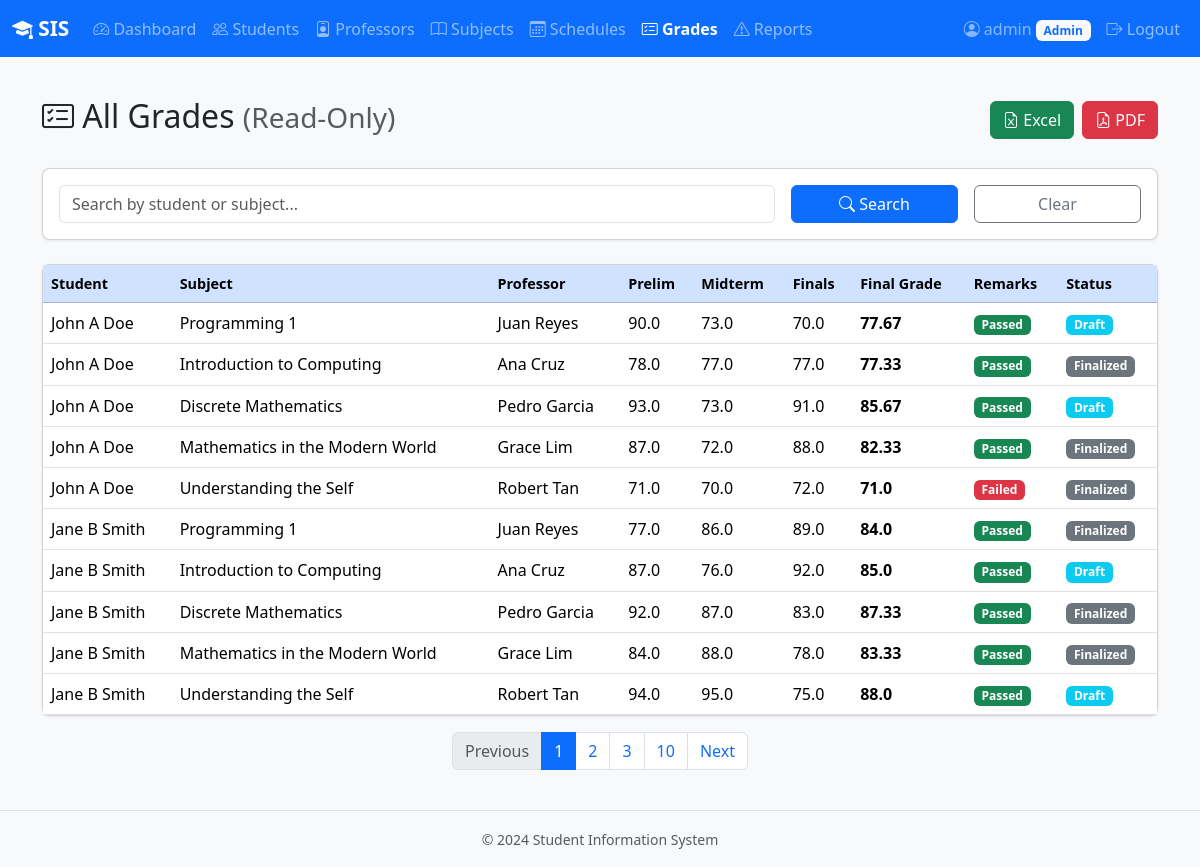
Screenshot of /admin/grades (signed in) with the database file from the repository.
### backend/models.py (models this page shows, shortened)
class User(UserMixin, db.Model):
    __tablename__ = "users"
    id = db.Column(db.Integer, primary_key=True)
    username = db.Column(db.String(80), unique=True, nullable=False)
    password_hash = db.Column(db.String(256), nullable=False)
    email = db.Column(db.String(120), unique=True, nullable=False)
    role = db.Column(db.String(20), nullable=False)  # admin, professor, student
    created_at = db.Column(db.DateTime, default=datetime.utcnow)
    student = db.relationship("Student", backref="user", uselist=False, cascade="all, delete-orphan")
    professor = db.relationship("Professor", backref="user", uselist=False, cascade="all, delete-orphan")
    admin = db.relationship("Admin", backref="user", uselist=False, cascade="all, delete-orphan")

class Grade(db.Model):
    __tablename__ = "grades"
    id = db.Column(db.Integer, primary_key=True)
    student_id = db.Column(db.Integer, db.ForeignKey("students.id"), nullable=False)
    subject_id = db.Column(db.Integer, db.ForeignKey("subjects.id"), nullable=False)
    professor_id = db.Column(db.Integer, db.ForeignKey("professors.id"), nullable=False)
    prelim = db.Column(db.Float, nullable=True)
    midterm = db.Column(db.Float, nullable=True)
    finals = db.Column(db.Float, nullable=True)
    final_grade = db.Column(db.Float, nullable=True)
    remarks = db.Column(db.String(20), nullable=True)  # Passed, Failed, etc.
    finalized = db.Column(db.Boolean, default=False)
    __table_args__ = (
        db.UniqueConstraint("student_id", "subject_id", name="unique_student_subject"),
    )

class Student(db.Model):
    __tablename__ = "students"
    id = db.Column(db.Integer, primary_key=True)
    user_id = db.Column(db.Integer, db.ForeignKey("users.id"), unique=True, nullable=False)
    student_number = db.Column(db.String(20), unique=True, nullable=True)
    first_name = db.Column(db.String(80), nullable=False)
    middle_name = db.Column(db.String(80), nullable=True)
    last_name = db.Column(db.String(80), nullable=False)
    gender = db.Column(db.String(10), nullable=False)
    course = db.Column(db.String(100), nullable=False)
    year_level = db.Column(db.String(20), nullable=False)  # 1st Year, 2nd Year, etc.
    section = db.Column(db.String(10), nullable=False)       # 1A, 1B, etc.
    status = db.Column(db.String(20), default="active")    # active, suspended, removed
    status_reason = db.Column(db.Text, nullable=True)
    grades = db.relationship("Grade", backref="student", lazy="dynamic")
    disciplinary_reports = db.relationship("DisciplinaryReport", backref="student", lazy="dynamic")
    @property
    def full_name(self):
        if self.middle_name:
            return f"{self.first_name} {self.middle_name} {self.last_name}"
        return f"{self.first_name} {self.last_name}"

class Subject(db.Model):
    __tablename__ = "subjects"
    id = db.Column(db.Integer, primary_key=True)
    subject_code = db.Column(db.String(20), unique=True, nullable=False)
    subject_name = db.Column(db.String(120), nullable=False)
    units = db.Column(db.Integer, nullable=False, default=3)
    schedules = db.relationship("Schedule", backref="subject", lazy="dynamic")
    grades = db.relationship("Grade", backref="subject", lazy="dynamic")

class Professor(db.Model):
    __tablename__ = "professors"
    id = db.Column(db.Integer, primary_key=True)
    user_id = db.Column(db.Integer, db.ForeignKey("users.id"), unique=True, nullable=False)
    employee_number = db.Column(db.String(20), unique=True, nullable=False)
    first_name = db.Column(db.String(80), nullable=False)
    last_name = db.Column(db.String(80), nullable=False)
    department = db.Column(db.String(100), nullable=False)
    schedules = db.relationship("Schedule", backref="professor", lazy="dynamic")
    grades = db.relationship("Grade", backref="professor", lazy="dynamic")
    disciplinary_reports = db.relationship("DisciplinaryReport", backref="professor", lazy="dynamic")
    @property
    def full_name(self):
        return f"{self.first_name} {self.last_name}"

### backend/routes.py (the view)
@admin_bp.route("/grades")
@login_required
@role_required("admin")
def grades_list():
    page = request.args.get("page", 1, type=int)
    search = request.args.get("search", "").strip()
    query = Grade.query.join(Student).join(Subject)
    if search:
        query = query.filter(or_(
            Student.first_name.ilike(f"%{search}%"),
            Student.last_name.ilike(f"%{search}%"),
            Subject.subject_name.ilike(f"%{search}%"),
        ))
    pagination = query.paginate(page=page, per_page=PER_PAGE, error_out=False)
    return render_template("admin/grades.html", grades=pagination.items,
                           pagination=pagination, search=search)

### backend/auth.py (called while the page is built)
@login_manager.user_loader
def load_user(user_id):
    return User.query.get(int(user_id))

def role_required(*roles):
    def decorator(f):
        @wraps(f)
        def decorated_function(*args, **kwargs):
            if not current_user.is_authenticated:
                return redirect(url_for("auth.login"))
            if current_user.role not in roles:
                flash("You do not have permission to access that page.", "danger")
                abort(403)
            return f(*args, **kwargs)
        return decorated_function
    return decorator

### frontend/templates/admin/grades.html (shortened to what this page needs)
{% extends "base.html" %}
{% block nav_items %}
<li class="nav-item"><a class="nav-link" href="{{ url_for('admin.dashboard') }}"><i class="bi bi-speedometer2"></i> Dashboard</a></li>
<li class="nav-item"><a class="nav-link" href="{{ url_for('admin.students_list') }}"><i class="bi bi-people"></i> Students</a></li>
<li class="nav-item"><a class="nav-link" href="{{ url_for('admin.professors_list') }}"><i class="bi bi-person-badge"></i> Professors</a></li>
<li class="nav-item"><a class="nav-link" href="{{ url_for('admin.subjects_list') }}"><i class="bi bi-book"></i> Subjects</a></li>
<li class="nav-item"><a class="nav-link" href="{{ url_for('admin.schedules_list') }}"><i class="bi bi-calendar3"></i> Schedules</a></li>
<li class="nav-item"><a class="nav-link active" href="{{ url_for('admin.grades_list') }}"><i class="bi bi-card-checklist"></i> Grades</a></li>
<li class="nav-item"><a class="nav-link" href="{{ url_for('admin.reports_list') }}"><i class="bi bi-exclamation-triangle"></i> Reports</a></li>
{% endblock %}
{% block content %}
<div class="d-flex justify-content-between align-items-center mb-4">
    <h2><i class="bi bi-card-checklist"></i> All Grades <small class="text-muted">(Read-Only)</small></h2>
    <div class="d-flex gap-2">
        <a href="{{ url_for('admin.grades_export_excel') }}" class="btn btn-success"><i class="bi bi-file-earmark-excel"></i> Excel</a>
        <a href="{{ url_for('admin.grades_export_pdf') }}" class="btn btn-danger"><i class="bi bi-file-earmark-pdf"></i> PDF</a>
    </div>
</div>
<div class="card mb-4">
    <div class="card-body">
        <form method="GET" class="row g-3">
            <div class="col-md-8">
                <input type="text" class="form-control" name="search" placeholder="Search by student or subject..." value="{{ search }}">
            </div>
            <div class="col-md-2">
                <button type="submit" class="btn btn-primary w-100"><i class="bi bi-search"></i> Search</button>
            </div>
            <div class="col-md-2">
                <a href="{{ url_for('admin.grades_list') }}" class="btn btn-outline-secondary w-100">Clear</a>
            </div>
        </form>
    </div>
</div>
<div class="card">
    <div class="card-body p-0">
        <div class="table-responsive">
            <table class="table table-hover mb-0">
                <thead class="table-primary">
                    <tr>
                        <th>Student</th><th>Subject</th><th>Professor</th>
                        <th>Prelim</th><th>Midterm</th><th>Finals</th>
                        <th>Final Grade</th><th>Remarks</th><th>Status</th>
                    </tr>
                </thead>
                <tbody>
                    {% for grade in grades %}
                    <tr>
                        <td>{{ grade.student.full_name }}</td>
                        <td>{{ grade.subject.subject_name }}</td>
                        <td>{{ grade.professor.full_name }}</td>
                        <td>{{ grade.prelim or '-' }}</td>
                        <td>{{ grade.midterm or '-' }}</td>
                        <td>{{ grade.finals or '-' }}</td>
                        <td><strong>{{ grade.final_grade or '-' }}</strong></td>
                        <td>
                            {% if grade.remarks == 'Passed' %}<span class="badge bg-success">{{ grade.remarks }}</span>
                            {% elif grade.remarks == 'Failed' %}<span class="badge bg-danger">{{ grade.remarks }}</span>
                            {% else %}-{% endif %}
                        </td>
                        <td>{% if grade.finalized %}<span class="badge bg-secondary">Finalized</span>{% else %}<span class="badge bg-info">Draft</span>{% endif %}</td>
                    </tr>
                    {% else %}
                    <tr><td colspan="9" class="text-center text-muted py-4">No grades found.</td></tr>
                    {% endfor %}
                </tbody>
            </table>
        </div>
    </div>
</div>
{% if pagination.pages > 1 %}
<nav class="mt-3"><ul class="pagination justify-content-center">
    <li class="page-item {% if not pagination.has_prev %}disabled{% endif %}">
        <a class="page-link" href="{{ url_for('admin.grades_list', page=pagination.prev_num, search=search) }}">Previous</a>
    </li>
    {% for p in pagination.iter_pages(left_edge=1, right_edge=1, left_current=2, right_current=2) %}
        {% if p %}<li class="page-item {% if p == pagination.page %}active{% endif %}">
            <a class="page-link" href="{{ url_for('admin.grades_list', page=p, search=search) }}">{{ p }}</a>
        </li>{% endif %}
    {% endfor %}
    <li class="page-item {% if not pagination.has_next %}disabled{% endif %}">
        <a class="page-link" href="{{ url_for('admin.grades_list', page=pagination.next_num, search=search) }}">Next</a>
    </li>
</ul></nav>
{% endif %}
{% endblock %}

### frontend/templates/base.html (shortened to what this page needs)
<!DOCTYPE html>
<html lang="en">
<head>
    <link href="https://cdn.jsdelivr.net/npm/bootstrap@5.3.2/dist/css/bootstrap.min.css" rel="stylesheet">
    <link href="https://cdn.jsdelivr.net/npm/bootstrap-icons@1.11.1/font/bootstrap-icons.css" rel="stylesheet">
    <link href="{{ url_for('static', filename='css/style.css') }}" rel="stylesheet">
</head>
<body>
    {% if current_user.is_authenticated %}
    <nav class="navbar navbar-expand-lg navbar-dark bg-primary">
        <div class="container-fluid">
            <a class="navbar-brand" href="{{ url_for(current_user.role + '.dashboard') }}">
                <i class="bi bi-mortarboard-fill"></i> SIS
            </a>
            <div class="collapse navbar-collapse" id="navbarNav">
                <ul class="navbar-nav me-auto">
                    {% block nav_items %}{% endblock %}
                </ul>
                <ul class="navbar-nav">
                    <li class="nav-item">
                        <span class="nav-link text-white-50">
                            <i class="bi bi-person-circle"></i> {{ current_user.username }}
                            <span class="badge bg-light text-primary">{{ current_user.role|title }}</span>
                        </span>
                    </li>
                    <li class="nav-item">
                        <a class="nav-link" href="{{ url_for('auth.logout') }}">
                            <i class="bi bi-box-arrow-right"></i> Logout
                        </a>
                    </li>
                </ul>
            </div>
        </div>
    </nav>
    {% endif %}
    <main class="container py-4">
        {% block content %}{% endblock %}
    </main>
    <footer class="text-center text-muted py-3 mt-auto">
        <small>&copy; 2024 Student Information System</small>
    </footer>
</body>
</html>

### frontend/static/css/style.css (style rules this page uses)
:root { --sis-primary: #0d6efd; --sis-primary-dark: #0a58ca; --sis-light: #f8f9fa; }
body { background-color: var(--sis-light); min-height: 100vh; display: flex; flex-direction: column; }
main { flex: 1; }
.navbar-brand { font-weight: 700; font-size: 1.3rem; }
.nav-link.active { font-weight: 600; }
.card { border-radius: 8px; box-shadow: 0 1px 3px rgba(0, 0, 0, 0.08); }
.table thead th { font-weight: 600; font-size: 0.9rem; }
.btn-primary { background-color: var(--sis-primary); border-color: var(--sis-primary); }
.page-item.active .page-link { background-color: var(--sis-primary); border-color: var(--sis-primary); }
footer { border-top: 1px solid #dee2e6; }

### rows the page displays
User: username "admin", role "Admin"
Grade: student.full_name "John A Doe", subject.subject_name "Programming 1", professor.full_name "Juan Reyes", prelim "90.0", midterm "73.0", finals "70.0", final_grade "77.67", remarks "Passed", finalized "Draft"
Grade: student.full_name "John A Doe", subject.subject_name "Introduction to Computing", professor.full_name "Ana Cruz", prelim "78.0", midterm "77.0", finals "77.0", final_grade "77.33", remarks "Passed", finalized "Finalized"
Grade: student.full_name "John A Doe", subject.subject_name "Discrete Mathematics", professor.full_name "Pedro Garcia", prelim "93.0", midterm "73.0", finals "91.0", final_grade "85.67", remarks "Passed", finalized "Draft"
Grade: student.full_name "John A Doe", subject.subject_name "Mathematics in the Modern World", professor.full_name "Grace Lim", prelim "87.0", midterm "72.0", finals "88.0", final_grade "82.33", remarks "Passed", finalized "Finalized"
Grade: student.full_name "John A Doe", subject.subject_name "Understanding the Self", professor.full_name "Robert Tan", prelim "71.0", midterm "70.0", finals "72.0", final_grade "71.0", remarks "Failed", finalized "Finalized"
Grade: student.full_name "Jane B Smith", subject.subject_name "Programming 1", professor.full_name "Juan Reyes", prelim "77.0", midterm "86.0", finals "89.0", final_grade "84.0", remarks "Passed", finalized "Finalized"
Grade: student.full_name "Jane B Smith", subject.subject_name "Introduction to Computing", professor.full_name "Ana Cruz", prelim "87.0", midterm "76.0", finals "92.0", final_grade "85.0", remarks "Passed", finalized "Draft"
Grade: student.full_name "Jane B Smith", subject.subject_name "Discrete Mathematics", professor.full_name "Pedro Garcia", prelim "92.0", midterm "87.0", finals "83.0", final_grade "87.33", remarks "Passed", finalized "Finalized"
Grade: student.full_name "Jane B Smith", subject.subject_name "Mathematics in the Modern World", professor.full_name "Grace Lim", prelim "84.0", midterm "88.0", finals "78.0", final_grade "83.33", remarks "Passed", finalized "Finalized"
Grade: student.full_name "Jane B Smith", subject.subject_name "Understanding the Self", professor.full_name "Robert Tan", prelim "94.0", midterm "95.0", finals "75.0", final_grade "88.0", remarks "Passed", finalized "Draft"

### other values shown
{{ p }} "1" "2" "3" "10"
